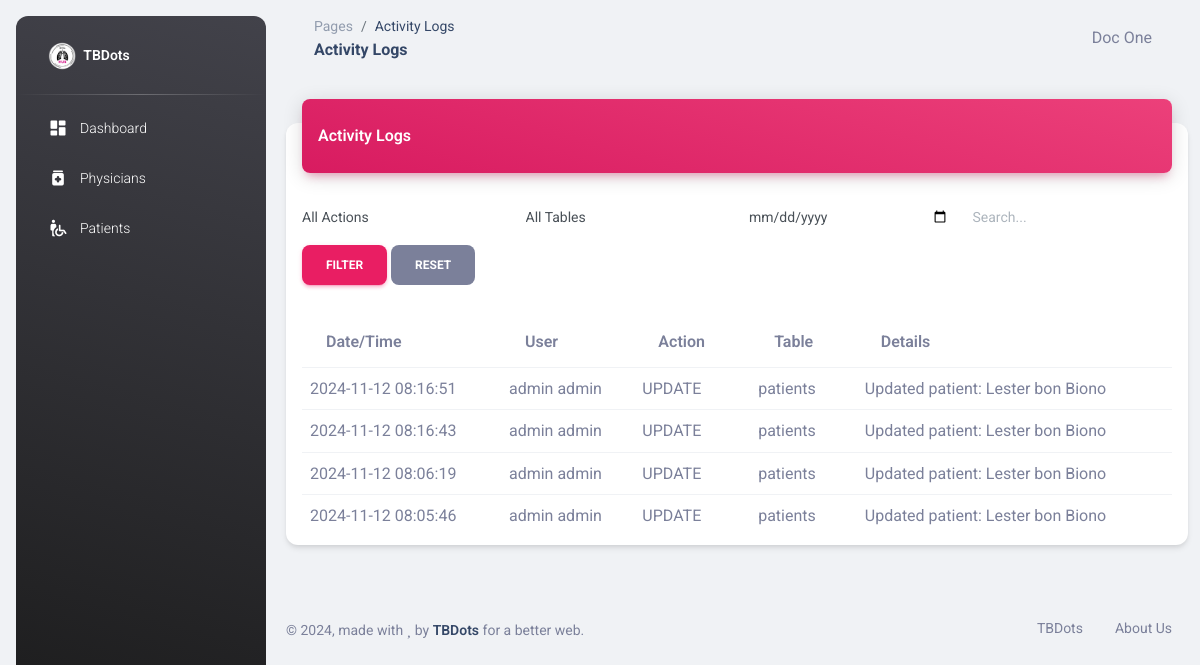
/activity_logs.php (signed in), run on an earlier commit of the app's database.
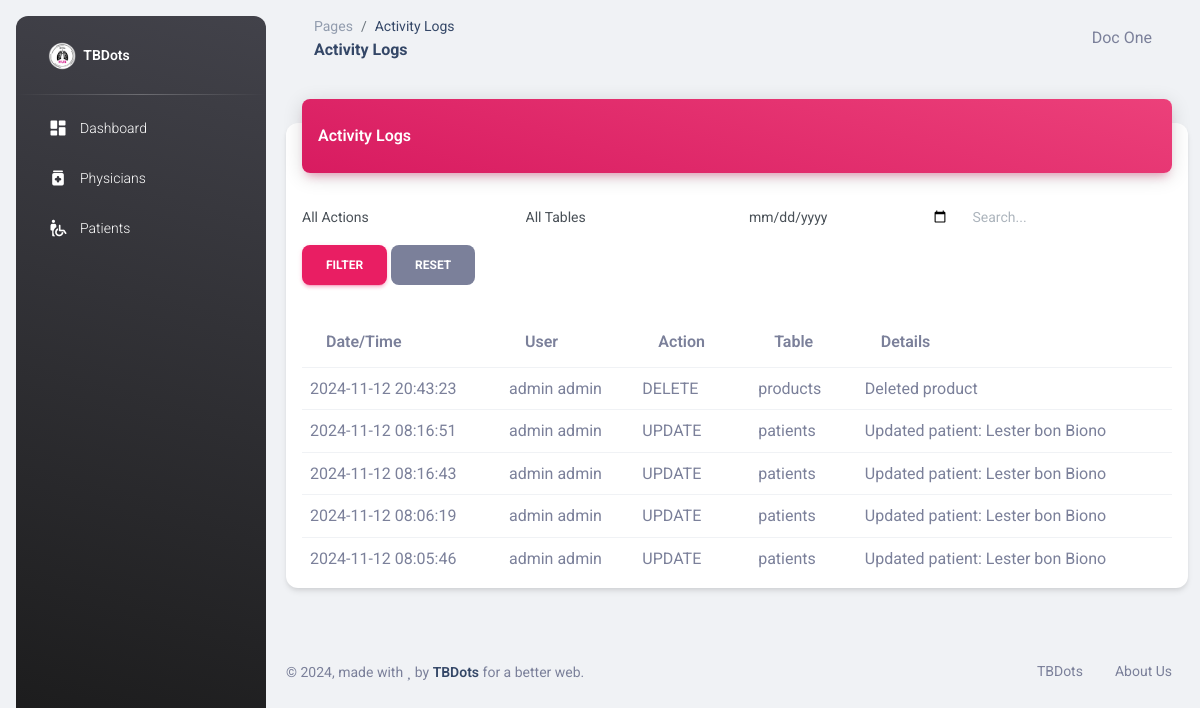
And on a later commit of the database.
### tables this page shows
CREATE TABLE IF NOT EXISTS `activity_logs` (
  `id` int NOT NULL AUTO_INCREMENT,
  `user_id` int NOT NULL,
  `action` enum('CREATE','UPDATE','DELETE') NOT NULL,
  `table_name` varchar(50) NOT NULL,
  `record_id` int NOT NULL,
  `details` text,
  `created_at` timestamp NOT NULL DEFAULT CURRENT_TIMESTAMP,
  PRIMARY KEY (`id`),
  KEY `FK_logs_user` (`user_id`),
  CONSTRAINT `FK_logs_user` FOREIGN KEY (`user_id`) REFERENCES `users` (`id`)
);

CREATE TABLE IF NOT EXISTS `users` (
  `id` int NOT NULL AUTO_INCREMENT,
  `username` varchar(50) NOT NULL,
  `password` text NOT NULL,
  `first_name` text NOT NULL,
  `last_name` text NOT NULL,
  `role` int NOT NULL DEFAULT '0',
  `updated_at` timestamp NOT NULL DEFAULT CURRENT_TIMESTAMP,
  `created_at` timestamp NOT NULL DEFAULT CURRENT_TIMESTAMP ON UPDATE CURRENT_TIMESTAMP,
  PRIMARY KEY (`id`),
  KEY `FK_users_roles` (`role`),
  CONSTRAINT `FK_users_roles` FOREIGN KEY (`role`) REFERENCES `roles` (`id`) ON DELETE CASCADE ON UPDATE CASCADE
);

### activity_logs.php (the view, shortened to what this page needs)
<?php
require_once "connection/db.php";
include_once('head.php');
$date_filter = $_GET['date'] ?? '';
$search = $_GET['search'] ?? '';
$query = "
    SELECT al.*, u.first_name, u.last_name
    FROM activity_logs al
    LEFT JOIN users u ON al.user_id = u.id
    WHERE 1=1
";
$query .= " ORDER BY al.created_at DESC";
$result = $conn->query($query);
?>
<body class="g-sidenav-show bg-gray-200">
  <?php include_once('sidebar.php'); ?>
  <main class="main-content position-relative max-height-vh-100 h-100 border-radius-lg">
    <?php include_once('navbar.php'); ?>
    <div class="container-fluid py-4">
      <div class="row">
        <div class="col-12">
          <div class="card my-4">
            <div class="card-header p-0 position-relative mt-n4 mx-3 z-index-2">
              <div class="bg-gradient-primary shadow-primary border-radius-lg pt-4 pb-3">
                <h6 class="text-white text-capitalize ps-3">Activity Logs</h6>
              </div>
            </div>
            <div class="card-body px-3 pb-2">
              <form method="GET" class="row mb-3">
                <div class="col-md-3">
                  <select name="action" class="form-control">
                    <option value="">All Actions</option>
                  </select>
                </div>
                <div class="col-md-3">
                  <select name="table" class="form-control">
                    <option value="">All Tables</option>
                  </select>
                </div>
                <div class="col-md-3">
                  <input type="date" name="date" class="form-control" value="<?= $date_filter ?>">
                </div>
                <div class="col-md-3">
                  <input type="text" name="search" class="form-control" placeholder="Search..." value="<?= $search ?>">
                </div>
                <div class="col-md-12 mt-2">
                  <button type="submit" class="btn btn-primary">Filter</button>
                  <a href="activity_logs.php" class="btn btn-secondary">Reset</a>
                </div>
              </form>
              <div class="table-responsive">
                <table class="table align-items-center mb-0">
                  <thead>
                    <tr>
                      <th>Date/Time</th>
                      <th>User</th>
                      <th>Action</th>
                      <th>Table</th>
                      <th>Details</th>
                    </tr>
                  </thead>
                  <tbody>
                    <?php while($row = $result->fetch_assoc()): ?>
                      <tr>
                        <td><?= date('Y-m-d H:i:s', strtotime($row['created_at'])) ?></td>
                        <td><?= htmlspecialchars($row['first_name'] . ' ' . $row['last_name']) ?></td>
                        <td><?= $row['action'] ?></td>
                        <td><?= $row['table_name'] ?></td>
                        <td><?= htmlspecialchars($row['details']) ?></td>
                      </tr>
                    <?php endwhile; ?>
                  </tbody>
                </table>
              </div>
            </div>
          </div>
        </div>
      </div>
    </div>
    <?php include_once('footer.php'); ?>
  </main>
</body>
</html>

What changed in the data, as far as the page shows it:
added activity_logs: created_at "2024-11-12 20:43:23", user.last_name "admin admin", action "DELETE", table_name "products", details "Deleted product"
